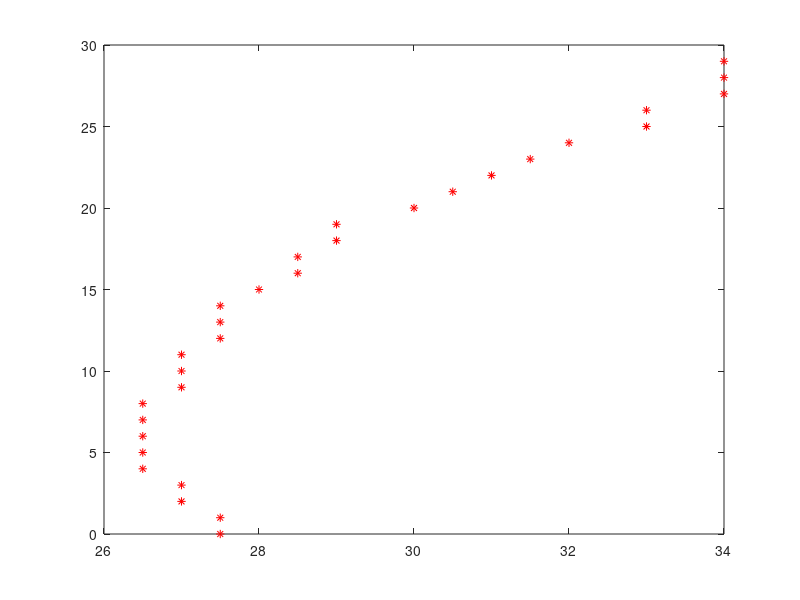
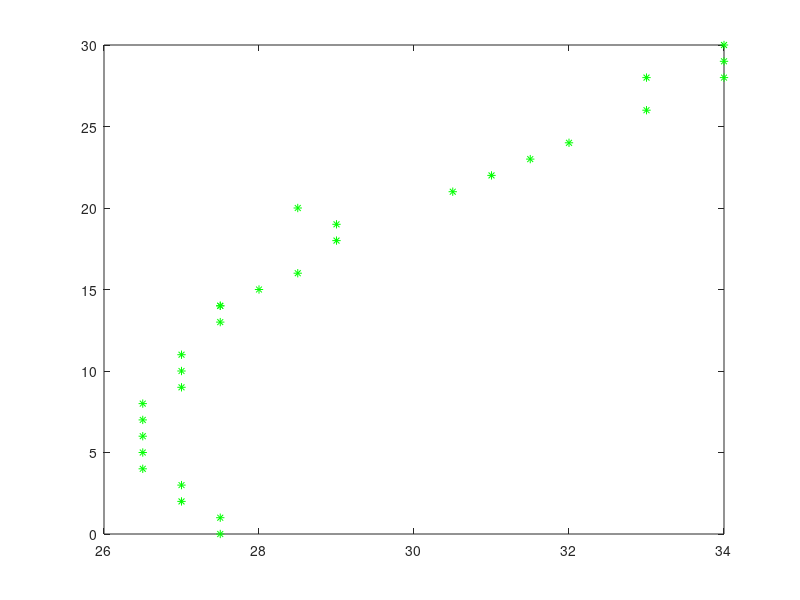
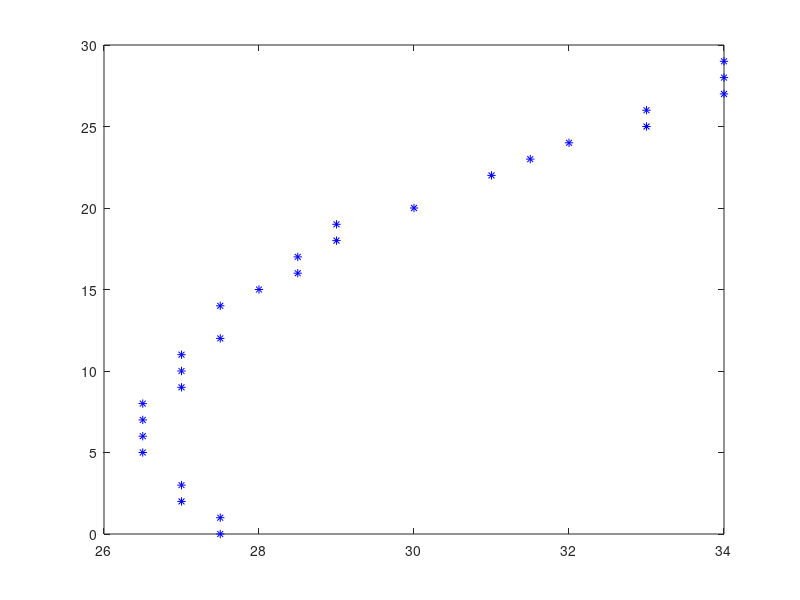
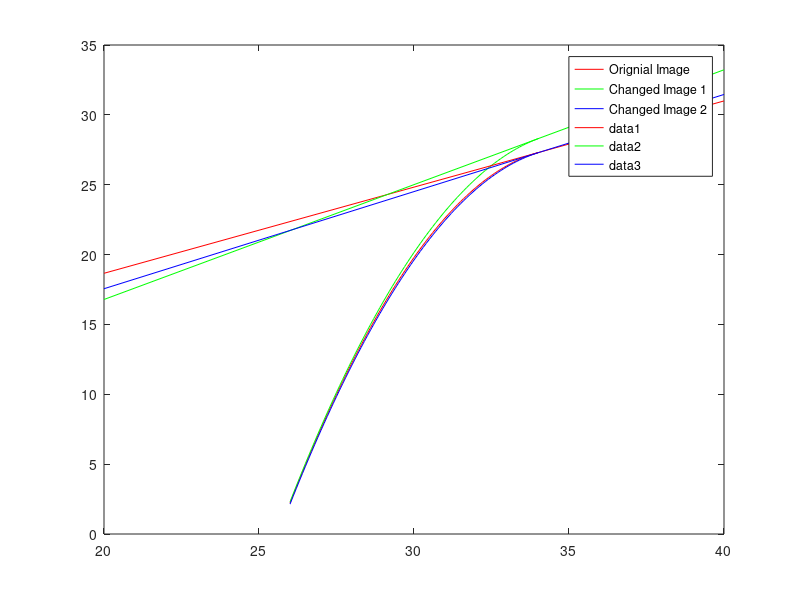

MATLAB code for these plots, in order:
%% Validating curve fitting
% Second order polynomial equation y = ax^2 + bx + c

close all;clear all;clc;

X1 = [34  34  34  33  33  32  31.5  31  30.5  30   29  29   28.5  28.5  28  27.5  27.5  27.5  27  27  27  26.5  26.5  26.5  26.5  26.5  27  27  27.5  27.5];
Y1 = [29  28  27  26  25  24    23  22    21  20   19  18     17    16  15    14    13    12  11  10   9     8     7     6     5     4   3   2     1     0];

X2 = [34  34  34  33  33  32  31.5  31  30.5       29  29   28.5  28.5  28  27.5  27.5  27.5  27  27  27  26.5  26.5  26.5  26.5  26.5  27  27  27.5  27.5];
Y2 = [29  28  30  26  28  24    23  22    21       19  18     20    16  15    14    13    14  11  10   9     8     7     6     5     4   3   2     1     0];

X3 = [34  34  34  33  33  32  31.5  31        30   29  29   28.5  28.5  28  27.5        27.5  27  27  27  26.5  26.5  26.5  26.5        27  27  27.5  27.5];
Y3 = [29  28  27  26  25  24    23  22        20   19  18     17    16  15    14          12  11  10   9     8     7     6     5         3   2     1     0];

a1 = -0.3149;
b1 = 22.03;
c1 = -357.7;

a2 = -0.3035;
b2 = 21.46;
c2 = -350.5;

a3 = -0.3061;
b3 = 21.51;
c3 = -350.2;

index = 1;
for xx = 26: .1 : 34
    yy1(index) = a1*(xx^2) + b1*xx + c1;
    yy2(index) = a2*(xx^2) + b2*xx + c2;
    yy3(index) = a3*(xx^2) + b3*xx + c3;
    xx123(index) = xx;
    index = index + 1;
end

plot(X1,Y1,'r*');
figure;
plot(X2,Y2,'g*');
figure;
plot(X3,Y3,'b*');
figure;
plot(xx123,yy1, 'r')
hold on
plot(xx123,yy2, 'g')
plot(xx123,yy3, 'b')
legend('Orignial Image', 'Changed Image 1', 'Changed Image 2')

% Tangent Slope
SlopeAtPoint = 34;
FunctionValue1 = a1*SlopeAtPoint*SlopeAtPoint + b1*SlopeAtPoint + c1;
FunctionValue2 = a2*SlopeAtPoint*SlopeAtPoint + b2*SlopeAtPoint + c2;
FunctionValue3 = a3*SlopeAtPoint*SlopeAtPoint + b3*SlopeAtPoint + c3;

TangentSlope1 = 2*a1*SlopeAtPoint + b1;
TangentSlope2 = 2*a2*SlopeAtPoint + b2;
TangentSlope3 = 2*a3*SlopeAtPoint + b3;

% Drawing Tangent Lines
LineX1 = 20;
LineX2 = 40;

Line1Y1 = TangentSlope1 * (LineX1 - SlopeAtPoint) + FunctionValue1;
Line1Y2 = TangentSlope1 * (LineX2 - SlopeAtPoint) + FunctionValue1;


Line2Y1 = TangentSlope2 * (LineX1 - SlopeAtPoint) + FunctionValue2;
Line2Y2 = TangentSlope2 * (LineX2 - SlopeAtPoint) + FunctionValue2;

Line3Y1 = TangentSlope3 * (LineX1 - SlopeAtPoint) + FunctionValue3;
Line3Y2 = TangentSlope3 * (LineX2 - SlopeAtPoint) + FunctionValue3;

hold on;
Tangent1 = line([LineX1 LineX2],[Line1Y1 Line1Y2]);
Tangent2 = line([LineX1 LineX2],[Line2Y1 Line2Y2]);
Tangent3 = line([LineX1 LineX2],[Line3Y1 Line3Y2]);
set(Tangent1, 'color', 'r')
set(Tangent2, 'color', 'g')
set(Tangent3, 'color', 'b')

% Tangent Angle
TangentAngle1x = 40 - 20;
TangentAngle1y = Line1Y2 - Line1Y1; 
TangentAngle1  = atan2(TangentAngle1y, TangentAngle1x);
disp('Angle of Tangent for data1');
TangentAngle1 = TangentAngle1 * 180 / pi

TangentAngle2x = 40 - 20;
TangentAngle2y = Line2Y2 - Line2Y1;
TangentAngle2  = atan2(TangentAngle2y, TangentAngle2x);
disp('Angle of Tangent for data2');
TangentAngle2 = TangentAngle2 * 180/ pi

TangentAngle3x = 40 - 20;
TangentAngle3y = Line3Y2 - Line3Y1;
TangentAngle3  = atan2(TangentAngle3y, TangentAngle3x);
disp('Angle of Tangent for data3');
TangentAngle3 = TangentAngle3 * 180/ pi